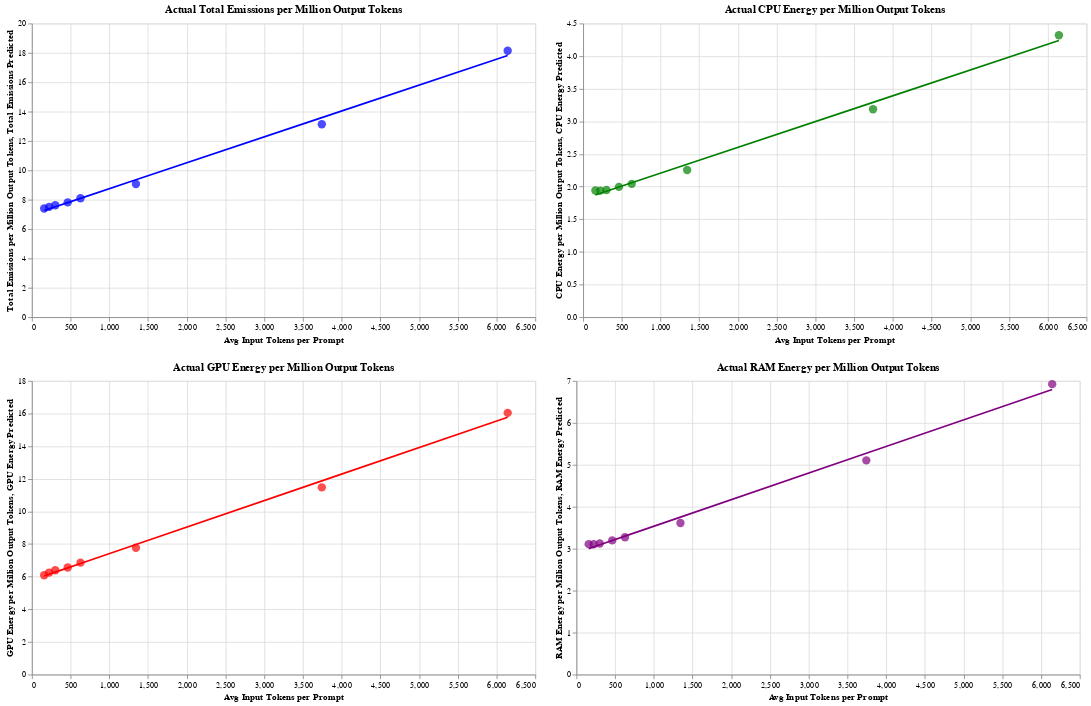

Notebook cell for this chart:
### Code cell
# Define chart width and height
chart_width = 600
chart_height = 350

# Create scatter and line plots for each emission type per million output tokens
charts = []
for emission_type, color in zip(['Total Emissions', 'CPU Energy', 'GPU Energy', 'RAM Energy'],
                                ['blue', 'green', 'red', 'purple']):
    scatter = alt.Chart(vis_data).mark_circle(size=100, color=color).encode(
        x='Avg Input Tokens per Prompt',
        y=f'{emission_type} per Million Output Tokens',
        tooltip=['Parameters (billions)', 
                 f'{emission_type} per Million Output Tokens', 
                 'Avg Input Tokens per Prompt', 
                 'Number of Examples']
    ).properties(
        title=f'Actual {emission_type} per Million Output Tokens',
        width=chart_width,
        height=chart_height
    )
    
    # Create line plots for predicted emissions
    line = alt.Chart(vis_data).mark_line(color=color).encode(
        x='Avg Input Tokens per Prompt',
        y=f'{emission_type} Predicted',
        tooltip=['Parameters (billions)', 
                 f'{emission_type} per Million Output Tokens', 
                 'Avg Input Tokens per Prompt', 
                 'Number of Examples']
    ).properties(
        width=chart_width,
        height=chart_height
    )
    
    charts.append(scatter + line)

# Arrange the charts in a 2x2 grid
grid_chart = alt.vconcat(
    alt.hconcat(charts[0], charts[1]),
    alt.hconcat(charts[2], charts[3])
).resolve_scale(
    y='independent'
)

grid_chart.show()

### Figure 1 — Vega-Lite specification as saved in the notebook (floating-point values rounded to 4 significant figures)
{"config": {"view": {"continuousWidth": 300, "continuousHeight": 300}}, "vconcat": [{"hconcat": [{"layer": [{"mark": {"type": "circle", "color": "blue", "size": 100}, "encoding": {"tooltip": [{"field": "Parameters (billions)", "type": "quantitative"}, {"field": "Total Emissions per Million Output Tokens", "type": "quantitative"}, {"field": "Avg Input Tokens per Prompt", "type": "quantitative"}, {"field": "Number of Examples", "type": "quantitative"}], "x": {"field": "Avg Input Tokens per Prompt", "type": "quantitative"}, "y": {"field": "Total Emissions per Million Output Tokens", "type": "quantitative"}}, "title": "Actual Total Emissions per Million Output Tokens"}, {"mark": {"type": "line", "color": "blue"}, "encoding": {"tooltip": [{"field": "Parameters (billions)", "type": "quantitative"}, {"field": "Total Emissions per Million Output Tokens", "type": "quantitative"}, {"field": "Avg Input Tokens per Prompt", "type": "quantitative"}, {"field": "Number of Examples", "type": "quantitative"}], "x": {"field": "Avg Input Tokens per Prompt", "type": "quantitative"}, "y": {"field": "Total Emissions Predicted", "type": "quantitative"}}}], "height": 350, "width": 600}, {"layer": [{"mark": {"type": "circle", "color": "green", "size": 100}, "encoding": {"tooltip": [{"field": "Parameters (billions)", "type": "quantitative"}, {"field": "CPU Energy per Million Output Tokens", "type": "quantitative"}, {"field": "Avg Input Tokens per Prompt", "type": "quantitative"}, {"field": "Number of Examples", "type": "quantitative"}], "x": {"field": "Avg Input Tokens per Prompt", "type": "quantitative"}, "y": {"field": "CPU Energy per Million Output Tokens", "type": "quantitative"}}, "title": "Actual CPU Energy per Million Output Tokens"}, {"mark": {"type": "line", "color": "green"}, "encoding": {"tooltip": [{"field": "Parameters (billions)", "type": "quantitative"}, {"field": "CPU Energy per Million Output Tokens", "type": "quantitative"}, {"field": "Avg Input Tokens per Prompt", "type": "quantitative"}, {"field": "Number of Examples", "type": "quantitative"}], "x": {"field": "Avg Input Tokens per Prompt", "type": "quantitative"}, "y": {"field": "CPU Energy Predicted", "type": "quantitative"}}}], "height": 350, "width": 600}]}, {"hconcat": [{"layer": [{"mark": {"type": "circle", "color": "red", "size": 100}, "encoding": {"tooltip": [{"field": "Parameters (billions)", "type": "quantitative"}, {"field": "GPU Energy per Million Output Tokens", "type": "quantitative"}, {"field": "Avg Input Tokens per Prompt", "type": "quantitative"}, {"field": "Number of Examples", "type": "quantitative"}], "x": {"field": "Avg Input Tokens per Prompt", "type": "quantitative"}, "y": {"field": "GPU Energy per Million Output Tokens", "type": "quantitative"}}, "title": "Actual GPU Energy per Million Output Tokens"}, {"mark": {"type": "line", "color": "red"}, "encoding": {"tooltip": [{"field": "Parameters (billions)", "type": "quantitative"}, {"field": "GPU Energy per Million Output Tokens", "type": "quantitative"}, {"field": "Avg Input Tokens per Prompt", "type": "quantitative"}, {"field": "Number of Examples", "type": "quantitative"}], "x": {"field": "Avg Input Tokens per Prompt", "type": "quantitative"}, "y": {"field": "GPU Energy Predicted", "type": "quantitative"}}}], "height": 350, "width": 600}, {"layer": [{"mark": {"type": "circle", "color": "purple", "size": 100}, "encoding": {"tooltip": [{"field": "Parameters (billions)", "type": "quantitative"}, {"field": "RAM Energy per Million Output Tokens", "type": "quantitative"}, {"field": "Avg Input Tokens per Prompt", "type": "quantitative"}, {"field": "Number of Examples", "type": "quantitative"}], "x": {"field": "Avg Input Tokens per Prompt", "type": "quantitative"}, "y": {"field": "RAM Energy per Million Output Tokens", "type": "quantitative"}}, "title": "Actual RAM Energy per Million Output Tokens"}, {"mark": {"type": "line", "color": "purple"}, "encoding": {"tooltip": [{"field": "Parameters (billions)", "type": "quantitative"}, {"field": "RAM Energy per Million Output Tokens", "type": "quantitative"}, {"field": "Avg Input Tokens per Prompt", "type": "quantitative"}, {"field": "Number of Examples", "type": "quantitative"}], "x": {"field": "Avg Input Tokens per Prompt", "type": "quantitative"}, "y": {"field": "RAM Energy Predicted", "type": "quantitative"}}}], "height": 350, "width": 600}]}], "data": {"name": "data-a0c1f67c85578429d5db902198c646c1"}, "resolve": {"scale": {"y": "independent"}}, "$schema": "https://vega.github.io/schema/vega-lite/v5.17.0.json", "datasets": {"data-a0c1f67c85578429d5db902198c646c1": [{"Parameters (billions)": 70, "Number of Examples": 1, "Total Output Tokens": 2701.0, "Total Input Tokens": 23800.0, "Avg Input Tokens per Prompt": 158.7, "Total Emissions per Million Output Tokens": 7.404, "CPU Energy per Million Output Tokens": 1.94, "GPU Energy per Million Output Tokens": 6.086, "RAM Energy per Million Output Tokens": 3.109, "Total Emissions Predicted": 7.262, "CPU Energy Predicted": 1.874, "GPU Energy Predicted": 6.046, "RAM Energy Predicted": 3.002}, {"Parameters (billions)": 70, "Number of Examples": 5, "Total Output Tokens": 2706.0, "Total Input Tokens": 33400.0, "Avg Input Tokens per Prompt": 222.7, "Total Emissions per Million Output Tokens": 7.512, "CPU Energy per Million Output Tokens": 1.939, "GPU Energy per Million Output Tokens": 6.251, "RAM Energy per Million Output Tokens": 3.107, "Total Emissions Predicted": 7.375, "CPU Energy Predicted": 1.899, "GPU Energy Predicted": 6.15, "RAM Energy Predicted": 3.043}, {"Parameters (billions)": 70, "Number of Examples": 10, "Total Output Tokens": 2691.0, "Total Input Tokens": 45250.0, "Avg Input Tokens per Prompt": 301.7, "Total Emissions per Million Output Tokens": 7.622, "CPU Energy per Million Output Tokens": 1.949, "GPU Energy per Million Output Tokens": 6.391, "RAM Energy per Million Output Tokens": 3.123, "Total Emissions Predicted": 7.514, "CPU Energy Predicted": 1.93, "GPU Energy Predicted": 6.278, "RAM Energy Predicted": 3.093}, {"Parameters (billions)": 70, "Number of Examples": 20, "Total Output Tokens": 2707.0, "Total Input Tokens": 69400.0, "Avg Input Tokens per Prompt": 462.7, "Total Emissions per Million Output Tokens": 7.817, "CPU Energy per Million Output Tokens": 1.996, "GPU Energy per Million Output Tokens": 6.562, "RAM Energy per Million Output Tokens": 3.199, "Total Emissions Predicted": 7.799, "CPU Energy Predicted": 1.994, "GPU Energy Predicted": 6.54, "RAM Energy Predicted": 3.195}, {"Parameters (billions)": 70, "Number of Examples": 30, "Total Output Tokens": 2705.0, "Total Input Tokens": 94150.0, "Avg Input Tokens per Prompt": 627.7, "Total Emissions per Million Output Tokens": 8.096, "CPU Energy per Million Output Tokens": 2.043, "GPU Energy per Million Output Tokens": 6.86, "RAM Energy per Million Output Tokens": 3.273, "Total Emissions Predicted": 8.09, "CPU Energy Predicted": 2.059, "GPU Energy Predicted": 6.808, "RAM Energy Predicted": 3.299}, {"Parameters (billions)": 70, "Number of Examples": 70, "Total Output Tokens": 2736.0, "Total Input Tokens": 201500.0, "Avg Input Tokens per Prompt": 1344.0, "Total Emissions per Million Output Tokens": 9.071, "CPU Energy per Million Output Tokens": 2.255, "GPU Energy per Million Output Tokens": 7.773, "RAM Energy per Million Output Tokens": 3.614, "Total Emissions Predicted": 9.354, "CPU Energy Predicted": 2.342, "GPU Energy Predicted": 7.971, "RAM Energy Predicted": 3.753}, {"Parameters (billions)": 70, "Number of Examples": 210, "Total Output Tokens": 2777.0, "Total Input Tokens": 561500.0, "Avg Input Tokens per Prompt": 3744.0, "Total Emissions per Million Output Tokens": 13.14, "CPU Energy per Million Output Tokens": 3.186, "GPU Energy per Million Output Tokens": 11.47, "RAM Energy per Million Output Tokens": 5.106, "Total Emissions Predicted": 13.59, "CPU Energy Predicted": 3.291, "GPU Energy Predicted": 11.87, "RAM Energy Predicted": 5.274}, {"Parameters (billions)": 70, "Number of Examples": 350, "Total Output Tokens": 2821.0, "Total Input Tokens": 921500.0, "Avg Input Tokens per Prompt": 6144.0, "Total Emissions per Million Output Tokens": 18.14, "CPU Energy per Million Output Tokens": 4.321, "GPU Energy per Million Output Tokens": 16.04, "RAM Energy per Million Output Tokens": 6.923, "Total Emissions Predicted": 17.83, "CPU Energy Predicted": 4.24, "GPU Energy Predicted": 15.77, "RAM Energy Predicted": 6.795}]}}
